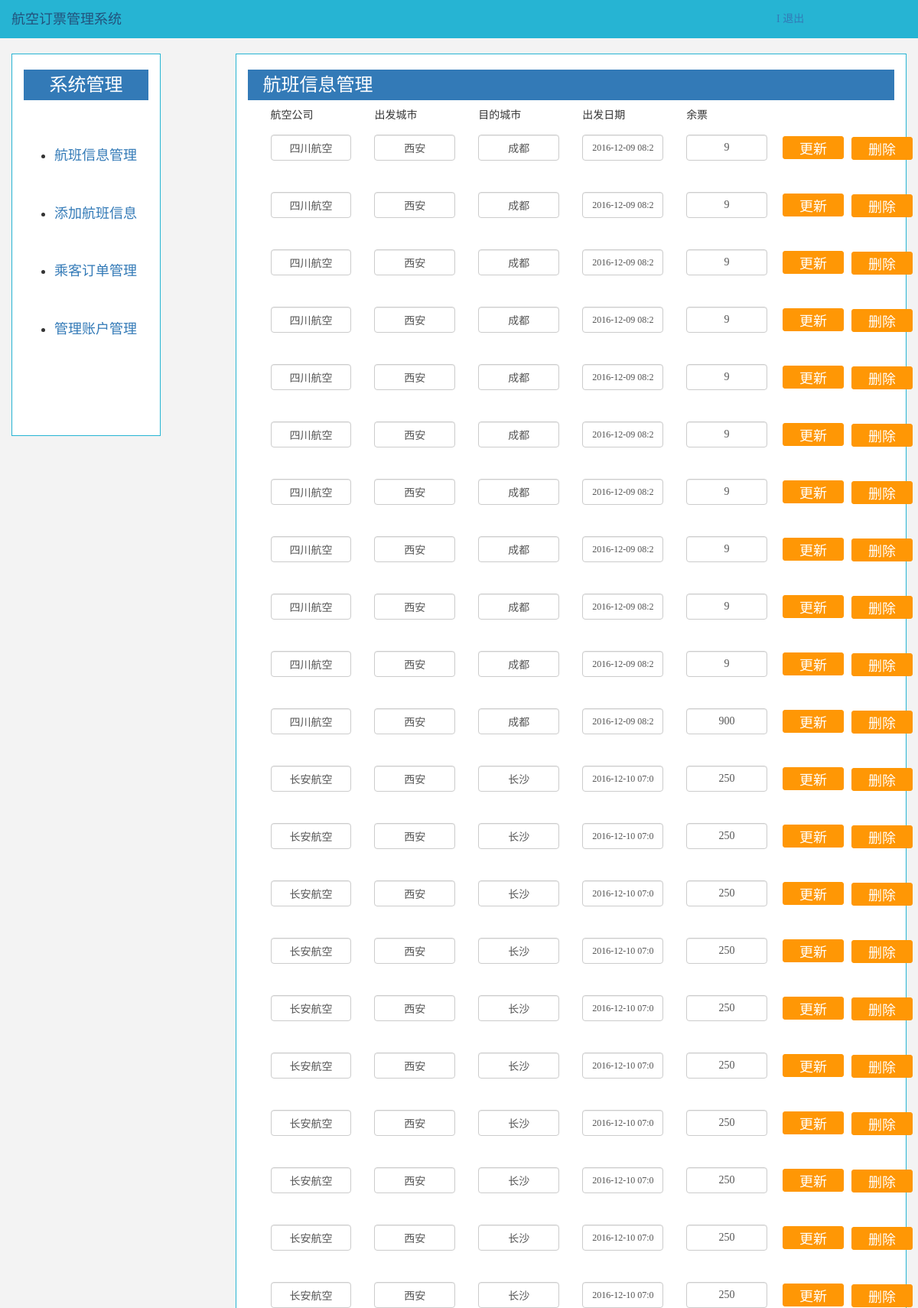
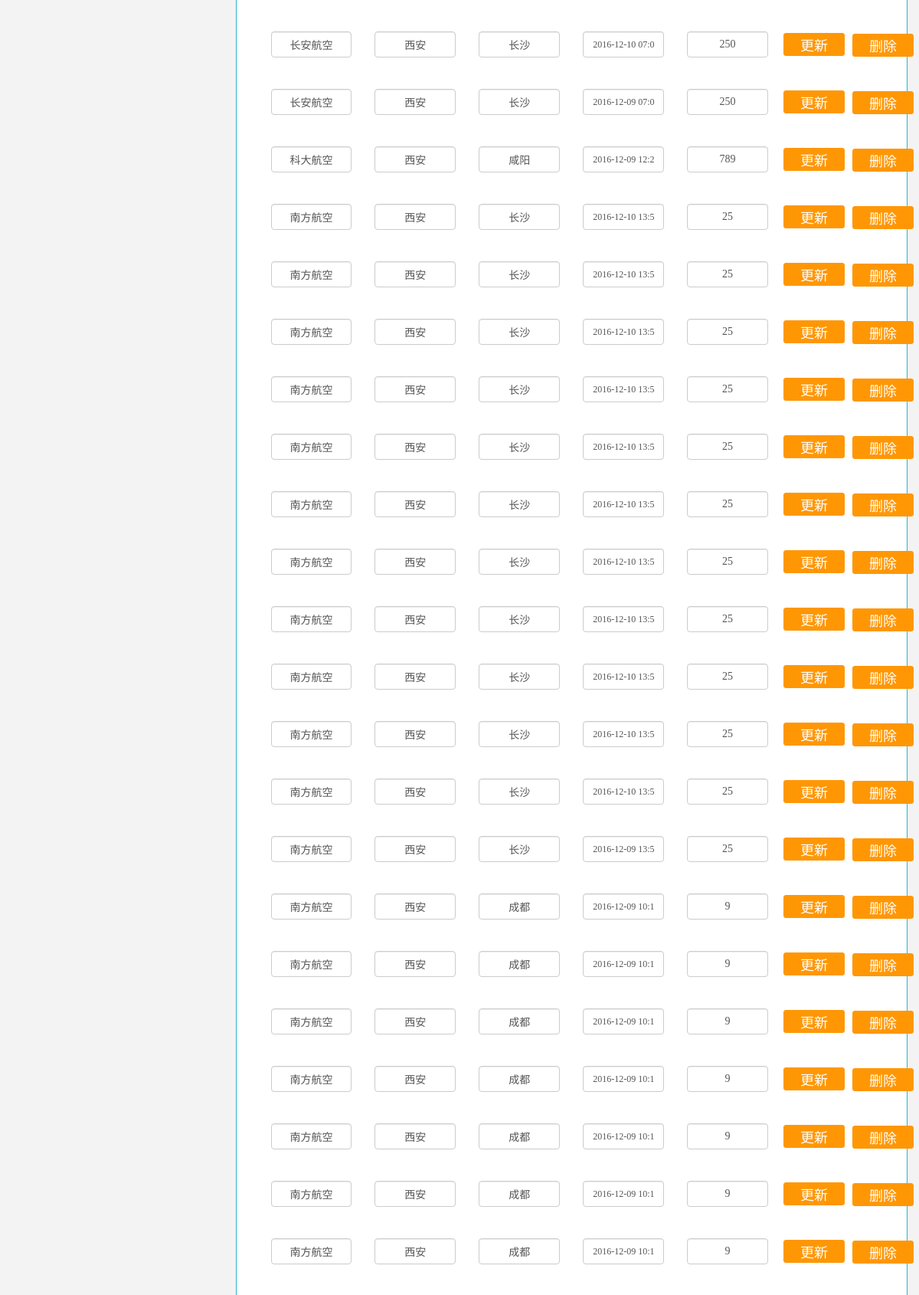
The app's page /manage_1.php (signed in, upper part) with its own data (2 pictures, top to bottom).
### tables this page shows
CREATE TABLE `flightinfo` (
  `flightId` char(20) NOT NULL,
  `startCity` char(10) NOT NULL,
  `endCity` char(10) NOT NULL,
  `startPort` char(10) NOT NULL,
  `endPort` char(10) NOT NULL,
  `startTime` datetime NOT NULL,
  `endTime` datetime NOT NULL,
  `economy` int(5) NOT NULL,
  `discount` float(3,2) DEFAULT NULL,
  `size` int(4) NOT NULL,
  `company` char(5) NOT NULL,
  PRIMARY KEY (`flightId`)
);

### manage_1.php (the view, shortened to what this page needs)
<!DOCTYPE html>
<html lang="en">
<head>
	<link rel="stylesheet" type="text/css" href="css/bootstrap.css">
	<link rel="stylesheet" type="text/css" href="css/main.css">
</head>
<?php
include "conn.php";
$s = "select * from flightInfo";
$result=mysql_query($s,$conn);
?>
<body>
	<nav class="top">
		<a href="" class="navbar-brand">航空订票管理系统</a>
		<div class="col-md-2 col-sm-2 col-xs-2 col-md-offset-10 col-sm-offset-10 col-xs-offset-10 user_session">
		<a href="#"><?php echo $_SESSION['username']?></a>
		<a href="manage_1.php?action=logout">退出</a>
	    </div>
	</nav>
	<div class="container-fluid manage">
	  <div class="row">
	    <div class="col-md-12 col-sm-12 col-xs-12">
	        <div class="manage-nav col-md-2 col-sm-2 col-xs-2 manage-left">
	        	<h3 class="bg-primary">系统管理</h3>
	        	<ul class="f18">
	        		<li><a href="#">航班信息管理</a></li>
	        		<li><a href="manage_2.php">添加航班信息</a></li>
	        		<li><a href="manage_3.php">乘客订单管理</a></li>
	        		<li><a href="manage_4.php">管理账户管理</a></li>
	        	</ul>
	        </div>
	        <div class="manage-nav col-md-9 col-sm-9 col-xs-9 col-md-offset-1 col-sm-offset-1 col-xs-offset-1 manage-right">
	        	<h3 class="bg-primary">航班信息管理</h3>
                <div class="col-md-12 col-sm-12">
				        <div class="col-md-2 col-sm-2 col-xs-2 form-group">
						    <span>航空公司</span>
				        </div>
				        <div class="col-md-2 col-sm-2 col-xs-2 form-group">
						    <span>出发城市</span>
				        </div>
				        <div class="col-md-2 col-sm-2 col-xs-2 form-group">
						    <span>目的城市</span>
				        </div>
				        <div class="col-md-2 col-sm-2 col-xs-2 form-group">
						    <span>出发日期</span>
				        </div>
				        <div class="col-md-2 col-sm-2 col-xs-2 form-group">
						    <span>余票</span>
				        </div>
			    </div>
                      <?php    while ($row=mysql_fetch_array($result)) {
?>
	        	<div class="col-md-12 col-sm-12">
			        <form  role="form" action="manage_1.php" method="get">
				        <div class="col-md-2 col-sm-2 col-xs-2 form-group">
						    <input class=" form-control" type="text" value="<?php echo $row['company']?>" name="company" placeholder="航空公司">
				        </div>
				        <div class="col-md-2 col-sm-2 col-xs-2 form-group">
						    <input class=" form-control" type="text"  value="<?php echo $row['startCity']?>" name="start_city" placeholder="出发城市">
				        </div>
				        <div class="col-md-2 col-sm-2 col-xs-2 form-group">
						    <input class=" form-control" type="text"  value="<?php echo $row['endCity']?>" name="end_city"  placeholder="到达城市">
				        </div>
				        <div class="col-md-2 col-sm-2 col-xs-2 form-group">
						    <input class=" form-control f12" type="text"  value="<?php echo substr($row['startTime'], 0,16);?>" name="start_time" placeholder="出发日期">
				        </div>
				        <div class="col-md-2 col-sm-2 col-xs-2 form-group">
						    <input class=" form-control" type="text"  value="<?php echo $row['size']?>" name="size" placeholder="余票">
				        </div>
						<div class="col-md-2 col-sm-2 col-xs-2 form-group">
						    <button class="operation" id="update" name="update" type="submit" >更新</button>
						    <button class="operation" id="delete" name="delete" type="submit" >删除</button>
				        </div>
				    </form>
			    </div>
                        <?php
}
?>
	        </div>
	    </div>
	  </div>
	</div>
</body>
</html>

### css/main.css (style rules this page uses)
body, nav { padding: 0px; margin: 0px; }
body { background-color: rgb(243, 243, 243); }
body, h1, h2, h3, h4, h5, h6, p, a, article { font-family: "Microsoft YaHei"; -webkit-font-smoothing: antialiased; -moz-font-smoothing: antialiased; font-smoothing: antialiased; }
input { text-align:center; }
.f12 { font-size:12px; }
.f18 { font-size: 18px; }
.top { width: 100%; height: 50px; background: rgb(38, 180, 211); background: #26B4D3; }
.user_session { position: relative; top: -35px; }
.manage-left, .manage-right { border: 1px solid rgb(38, 180, 211); background-color: white; }
.manage-left { height: 500px; }
.manage-left h3 { display: block; height: 40px; line-height: 40px; text-align: center; width: 100%; }
.manage-left ul li { padding-top: 50px; }
.manage-right h3 { display: block; height: 40px; line-height: 40px; width: 100%; padding-left: 20px; }
.operation { background: #ff9705 none repeat scroll 0 0; border: 1px solid #ff9705; border-radius: 3px; color: #fff; cursor: pointer; font-size: 18px; height: 30px; line-height: 30px; width: 80px; }
#update { position: relative; top: 2px; left: -10px; }
#delete { position: relative; top: -27px; left: 80px; }

### records on screen
flightinfo: company "四川航空", start_city "西安", end_city "成都", start_time "2016-12-09 08:20", size "9"
flightinfo: company "四川航空", start_city "西安", end_city "成都", start_time "2016-12-09 08:20", size "9"
flightinfo: company "四川航空", start_city "西安", end_city "成都", start_time "2016-12-09 08:20", size "9"
flightinfo: company "四川航空", start_city "西安", end_city "成都", start_time "2016-12-09 08:20", size "9"
flightinfo: company "四川航空", start_city "西安", end_city "成都", start_time "2016-12-09 08:20", size "9"
flightinfo: company "四川航空", start_city "西安", end_city "成都", start_time "2016-12-09 08:20", size "9"
flightinfo: company "四川航空", start_city "西安", end_city "成都", start_time "2016-12-09 08:20", size "9"
flightinfo: company "四川航空", start_city "西安", end_city "成都", start_time "2016-12-09 08:20", size "9"
flightinfo: company "四川航空", start_city "西安", end_city "成都", start_time "2016-12-09 08:20", size "9"
flightinfo: company "四川航空", start_city "西安", end_city "成都", start_time "2016-12-09 08:20", size "9"
flightinfo: company "四川航空", start_city "西安", end_city "成都", start_time "2016-12-09 08:20", size "900"
flightinfo: company "长安航空", start_city "西安", end_city "长沙", start_time "2016-12-10 07:05", size "250"
flightinfo: company "长安航空", start_city "西安", end_city "长沙", start_time "2016-12-10 07:05", size "250"
flightinfo: company "长安航空", start_city "西安", end_city "长沙", start_time "2016-12-10 07:05", size "250"
flightinfo: company "长安航空", start_city "西安", end_city "长沙", start_time "2016-12-10 07:05", size "250"
flightinfo: company "长安航空", start_city "西安", end_city "长沙", start_time "2016-12-10 07:05", size "250"
flightinfo: company "长安航空", start_city "西安", end_city "长沙", start_time "2016-12-10 07:05", size "250"
flightinfo: company "长安航空", start_city "西安", end_city "长沙", start_time "2016-12-10 07:05", size "250"
flightinfo: company "长安航空", start_city "西安", end_city "长沙", start_time "2016-12-10 07:05", size "250"
flightinfo: company "长安航空", start_city "西安", end_city "长沙", start_time "2016-12-10 07:05", size "250"
flightinfo: company "长安航空", start_city "西安", end_city "长沙", start_time "2016-12-10 07:05", size "250"
flightinfo: company "长安航空", start_city "西安", end_city "长沙", start_time "2016-12-10 07:05", size "250"
flightinfo: company "长安航空", start_city "西安", end_city "长沙", start_time "2016-12-09 07:05", size "250"
flightinfo: company "科大航空", start_city "西安", end_city "咸阳", start_time "2016-12-09 12:20", size "789"
flightinfo: company "南方航空", start_city "西安", end_city "长沙", start_time "2016-12-10 13:50", size "25"
flightinfo: company "南方航空", start_city "西安", end_city "长沙", start_time "2016-12-10 13:50", size "25"
flightinfo: company "南方航空", start_city "西安", end_city "长沙", start_time "2016-12-10 13:50", size "25"
flightinfo: company "南方航空", start_city "西安", end_city "长沙", start_time "2016-12-10 13:50", size "25"
flightinfo: company "南方航空", start_city "西安", end_city "长沙", start_time "2016-12-10 13:50", size "25"
flightinfo: company "南方航空", start_city "西安", end_city "长沙", start_time "2016-12-10 13:50", size "25"
flightinfo: company "南方航空", start_city "西安", end_city "长沙", start_time "2016-12-10 13:50", size "25"
flightinfo: company "南方航空", start_city "西安", end_city "长沙", start_time "2016-12-10 13:50", size "25"
flightinfo: company "南方航空", start_city "西安", end_city "长沙", start_time "2016-12-10 13:50", size "25"
flightinfo: company "南方航空", start_city "西安", end_city "长沙", start_time "2016-12-10 13:50", size "25"
flightinfo: company "南方航空", start_city "西安", end_city "长沙", start_time "2016-12-10 13:50", size "25"
flightinfo: company "南方航空", start_city "西安", end_city "长沙", start_time "2016-12-09 13:50", size "25"
flightinfo: company "南方航空", start_city "西安", end_city "成都", start_time "2016-12-09 10:15", size "9"
flightinfo: company "南方航空", start_city "西安", end_city "成都", start_time "2016-12-09 10:15", size "9"
flightinfo: company "南方航空", start_city "西安", end_city "成都", start_time "2016-12-09 10:15", size "9"
flightinfo: company "南方航空", start_city "西安", end_city "成都", start_time "2016-12-09 10:15", size "9"
flightinfo: company "南方航空", start_city "西安", end_city "成都", start_time "2016-12-09 10:15", size "9"
flightinfo: company "南方航空", start_city "西安", end_city "成都", start_time "2016-12-09 10:15", size "9"
flightinfo: company "南方航空", start_city "西安", end_city "成都", start_time "2016-12-09 10:15", size "9"

### other values on screen
$_SESSION['username'] "I"
